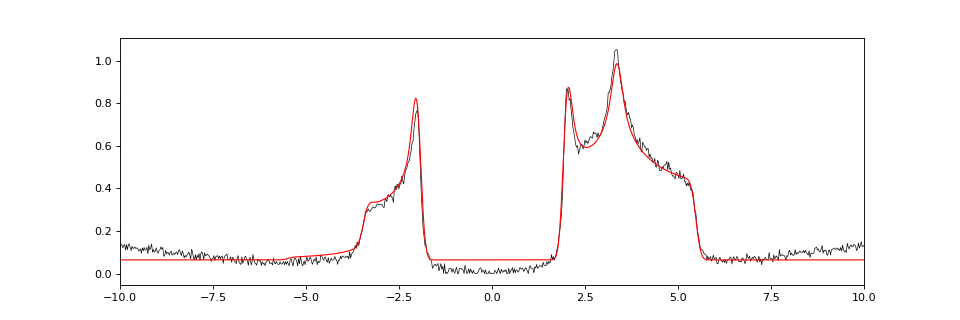

The Python source for this figure:
from fitlib import *
s=STS[2]; V=np.array(s['bias']); g=np.array(s['dI_dV'])
def model(p,V):
    t,tp,mu,Dl,sig,bg,sc=p
    eps=band(t,tp); xi=eps-mu; E=np.sqrt(xi**2+Dl**2)
    u2=0.5*(1+xi/E); v2=1-u2
    rho=dos(E,u2,sig)+dos(-E,v2,sig)
    return sc*sample(rho,V)+bg
def resid(p): return model(p,V)-g
p0=[1.0,0.2,-1.9,1.9,0.08,0.08,3.0]
r=least_squares(resid,p0,x_scale=[0.1,0.05,0.1,0.1,0.05,0.02,0.5],diff_step=2e-2)
p=r.x; J=r.jac; cov=np.linalg.pinv(J.T@J)*np.sum(r.fun**2)/(len(V)-len(p)); err=np.sqrt(np.diag(cov))
for n_,v,e in zip(['t','tp','mu','Delta','sigma','bg','scale'],p,err): print(f"{n_:6s} = {v:.4f} +- {e:.4f}")
print("rms resid",np.sqrt(np.mean(r.fun**2)))
eps=band(p[0],p[1]); frac=(eps<p[2]).mean(); print("fraction of BZ below mu:",frac," nu=",frac)
# BCS occupancy
xi=eps-p[2]; E=np.sqrt(xi**2+p[3]**2); print("BCS n/2 = <v^2> =",np.mean(0.5*(1-xi/E)))
np.save('fit_c.npy',p)
import matplotlib; matplotlib.use('Agg'); import matplotlib.pyplot as plt
plt.figure(figsize=(12,4)); plt.plot(V,g,'k',lw=0.6); plt.plot(V,model(p,V),'r',lw=1); plt.xlim(-10,10); plt.savefig('fit_c.png',dpi=80)
